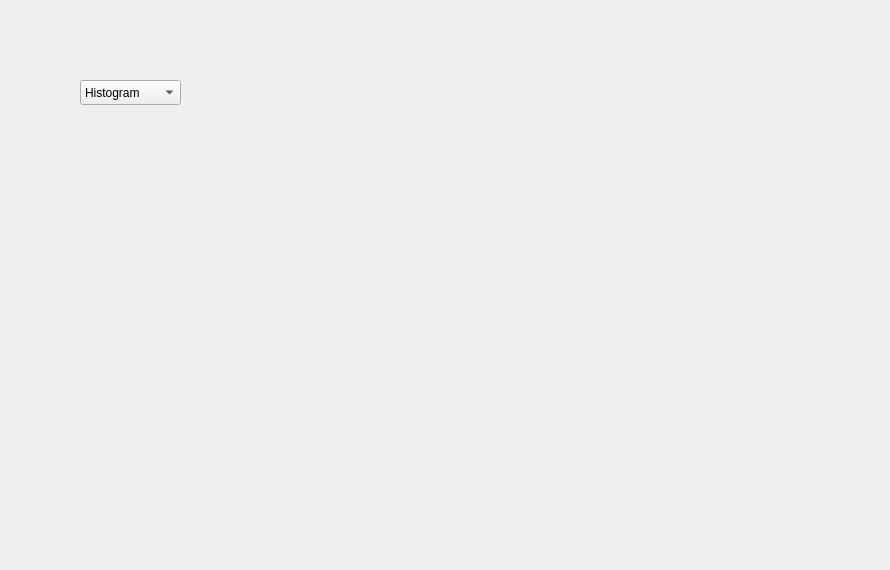
    <widget class="QWidget" name="tab_7">
     <attribute name="title">
      <string>RGB Hist</string>
     </attribute>
     <widget class="QWidget" name="horizontalLayoutWidget_11">
      <property name="geometry">
       <rect>
        <x>10</x>
        <y>170</y>
        <width>871</width>
        <height>391</height>
       </rect>
      </property>
      <layout class="QHBoxLayout" name="horizontalLayout_8">
       <item>
        <layout class="QVBoxLayout" name="verticalLayout_9">
         <item>
          <layout class="QHBoxLayout" name="horizontalLayout_6">
           <item>
            <widget class="QLabel" name="rHist">
             <property name="text">
              <string/>
             </property>
            </widget>
           </item>
          </layout>
         </item>
        </layout>
       </item>
       <item>
        <layout class="QVBoxLayout" name="verticalLayout_7">
         <item>
          <layout class="QHBoxLayout" name="horizontalLayout_2">
           <item>
            <widget class="QLabel" name="gHist">
             <property name="text">
              <string/>
             </property>
            </widget>
           </item>
          </layout>
         </item>
        </layout>
       </item>
       <item>
        <layout class="QVBoxLayout" name="verticalLayout_8">
         <item>
          <layout class="QHBoxLayout" name="horizontalLayout_4">
           <item>
            <widget class="QLabel" name="bHist">
             <property name="text">
              <string/>
             </property>
            </widget>
           </item>
          </layout>
         </item>
        </layout>
       </item>
      </layout>
     </widget>
     <widget class="QComboBox" name="comboBox">
      <property name="geometry">
       <rect>
        <x>80</x>
        <y>80</y>
        <width>101</width>
        <height>25</height>
       </rect>
      </property>
      <item>
       <property name="text">
        <string>Histogram</string>
       </property>
      </item>
      <item>
       <property name="text">
        <string>DF</string>
       </property>
      </item>
      <item>
       <property name="text">
        <string>CDF</string>
       </property>
      </item>
     </widget>
    </widget>
